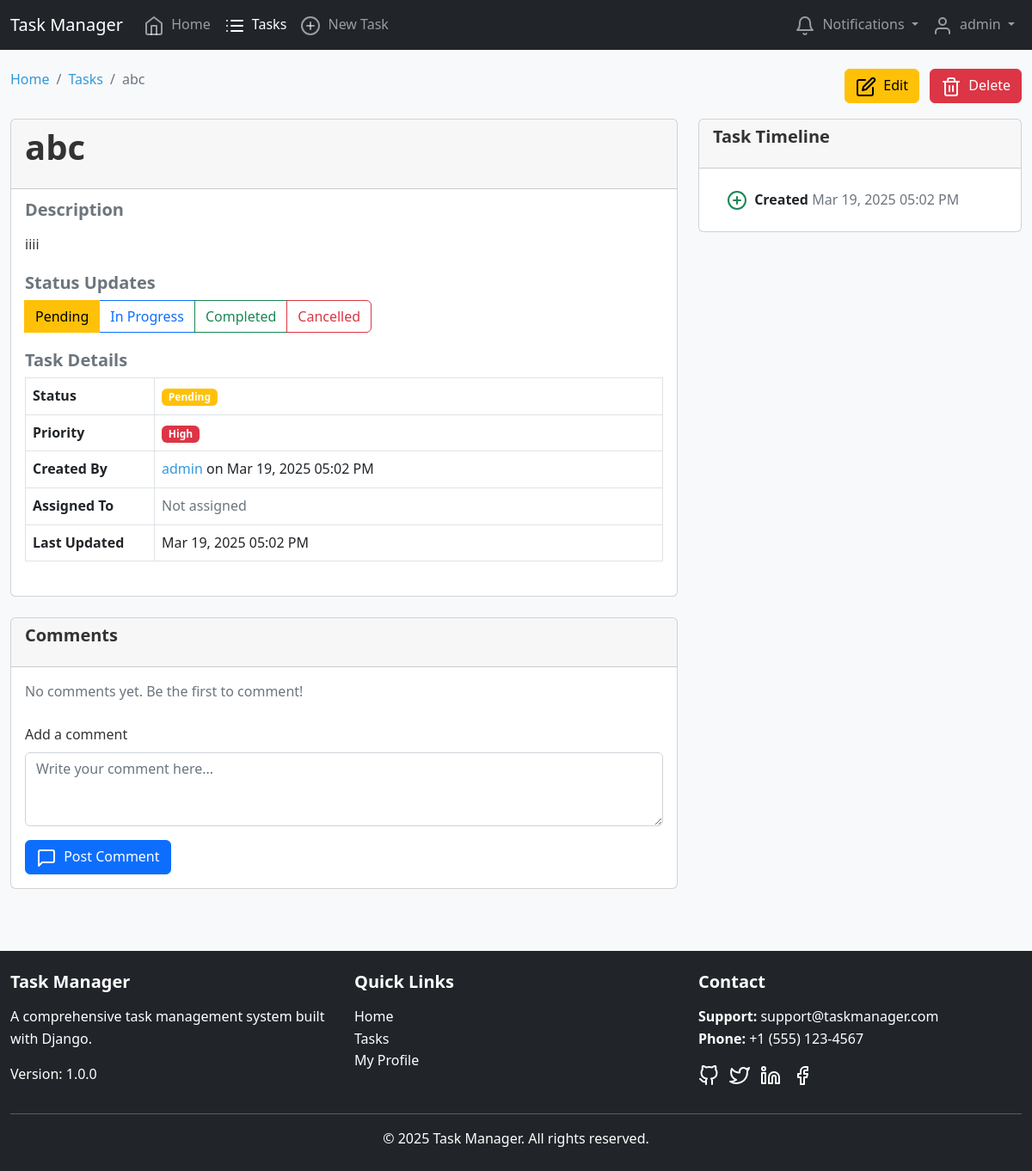
The page /tasks/1/ (signed in) on the database its author committed.
### core/models.py (models this page shows, shortened)
class Task(models.Model):
    PRIORITY_CHOICES = [
        ('low', 'Low'),
        ('medium', 'Medium'),
        ('high', 'High'),
    ]
    STATUS_CHOICES = [
        ('pending', 'Pending'),
        ('in_progress', 'In Progress'),
        ('completed', 'Completed'),
        ('cancelled', 'Cancelled'),
    ]
    title = models.CharField(max_length=200)
    description = models.TextField(blank=True, null=True)
    created_at = models.DateTimeField(auto_now_add=True)
    updated_at = models.DateTimeField(auto_now=True)
    due_date = models.DateTimeField(null=True, blank=True)
    priority = models.CharField(max_length=20, choices=PRIORITY_CHOICES, default='medium')
    status = models.CharField(max_length=20, choices=STATUS_CHOICES, default='pending')
    created_by = models.ForeignKey(User, on_delete=models.CASCADE, related_name='created_tasks')
    assigned_to = models.ForeignKey(User, on_delete=models.SET_NULL, null=True, blank=True, related_name='assigned_tasks')
    category = models.ForeignKey(TaskCategory, on_delete=models.SET_NULL, null=True, blank=True, related_name='tasks')
    tracker = FieldTracker()
    class Meta:
        ordering = ['-created_at']

### core/views.py (the view, shortened to what this page needs)
# urls.py: path('tasks/<int:pk>/', views.TaskDetailView.as_view(), name='task-detail'),
class TaskDetailView(LoginRequiredMixin, DetailView):
    model = Task
    template_name = 'core/task_detail.html'
    context_object_name = 'task'
    def get_context_data(self, **kwargs):
        context = super().get_context_data(**kwargs)
        context['comment_form'] = TaskCommentForm()
        return context

### core/forms.py
class TaskCommentForm(forms.ModelForm):
    class Meta:
        model = TaskComment
        fields = ['content']
        widgets = {
            'content': forms.Textarea(
                attrs={'rows': 3, 'class': 'form-control', 'placeholder': 'Write your comment here...'}
            ),
        }

### core/templatetags/core_extras.py (called while the page is built)
@register.filter
def unread_count(notifications):
    return notifications.filter(is_read=False).count()

@register.filter
def replace(value, arg):
    if len(arg.split(',')) != 2:
        return value
    old, new = arg.split(',')
    return value.replace(old, new)

### proj_template/context_processors.py (called while the page is built)
def global_settings(request):
    return {
        'SITE_NAME': settings.SITE_NAME,
        'SITE_VERSION': settings.SITE_VERSION,
        'DEBUG': settings.DEBUG,
    }

### templates/core/task_detail.html (shortened to what this page needs)
{% extends 'base.html' %}
{% block content %}
<div class="row mb-3">
    <div class="col-md-8">
        <nav aria-label="breadcrumb">
            <ol class="breadcrumb">
                <li class="breadcrumb-item"><a href="{% url 'home' %}">Home</a></li>
                <li class="breadcrumb-item"><a href="{% url 'task-list' %}">Tasks</a></li>
                <li class="breadcrumb-item active" aria-current="page">{{ task.title }}</li>
            </ol>
        </nav>
    </div>
    <div class="col-md-4 text-end">
        <a href="{% url 'task-update' task.id %}" class="btn btn-warning">
            <i data-feather="edit" class="me-1"></i> Edit
        </a>
        {% if task.created_by == user %}
            <a href="{% url 'task-delete' task.id %}" class="btn btn-danger ms-2">
                <i data-feather="trash-2" class="me-1"></i> Delete
            </a>
        {% endif %}
    </div>
</div>
<div class="row">
    <div class="col-md-8">
        <div class="card mb-4">
            <div class="card-header">
                <h1>{{ task.title }}</h1>
            </div>
            <div class="card-body">
                <div class="mb-4">
                    <h5 class="card-subtitle mb-2 text-muted">Description</h5>
                    <p class="card-text">{{ task.description|linebreaks }}</p>
                </div>
                <div class="mb-4">
                    <h5 class="card-subtitle mb-2 text-muted">Status Updates</h5>
                    <div class="btn-group" role="group" aria-label="Task status">
                        <button type="button" class="btn btn-outline-warning status-update-btn {% if task.status == 'pending' %}active{% endif %}"
                                data-task-id="{{ task.id }}" data-status="pending">
                            Pending
                        </button>
                        <button type="button" class="btn btn-outline-primary status-update-btn {% if task.status == 'in_progress' %}active{% endif %}"
                                data-task-id="{{ task.id }}" data-status="in_progress">
                            In Progress
                        </button>
                        <button type="button" class="btn btn-outline-success status-update-btn {% if task.status == 'completed' %}active{% endif %}"
                                data-task-id="{{ task.id }}" data-status="completed">
                            Completed
                        </button>
                        <button type="button" class="btn btn-outline-danger status-update-btn {% if task.status == 'cancelled' %}active{% endif %}"
                                data-task-id="{{ task.id }}" data-status="cancelled">
                            Cancelled
                        </button>
                    </div>
                </div>
                <div class="mb-4">
                    <h5 class="card-subtitle mb-2 text-muted">Task Details</h5>
                    <table class="table table-bordered">
                        <tbody>
                            <tr>
                                <th style="width: 150px;">Status</th>
                                <td>
                                    {% load core_extras %}
                                    <span id="status-badge-{{ task.id }}" class="badge bg-{% if task.status == 'pending' %}warning{% elif task.status == 'in_progress' %}primary{% elif task.status == 'completed' %}success{% elif task.status == 'cancelled' %}danger{% endif %}">
                                        {{ task.status|title|replace:"_," }}
                                    </span>
                                </td>
                            </tr>
                            <tr>
                                <th>Priority</th>
                                <td>
                                    <span class="badge bg-{% if task.priority == 'high' %}danger{% elif task.priority == 'medium' %}warning{% elif task.priority == 'low' %}info{% endif %}">
                                        {{ task.priority|title }}
                                    </span>
                                </td>
                            </tr>
                            <tr>
                                <th>Created By</th>
                                <td>
                                    <a href="{% url 'user-profile' task.created_by.username %}">
                                        {{ task.created_by.username }}
                                    </a>
                                    on {{ task.created_at|date:"M d, Y h:i A" }}
                                </td>
                            </tr>
                            <tr>
                                <th>Assigned To</th>
                                <td>
                                    {% if task.assigned_to %}
                                        <a href="{% url 'user-profile' task.assigned_to.username %}">
                                            {{ task.assigned_to.username }}
                                        </a>
                                    {% else %}
                                        <span class="text-muted">Not assigned</span>
                                    {% endif %}
                                </td>
                            </tr>
                            <tr>
                                <th>Last Updated</th>
                                <td>{{ task.updated_at|date:"M d, Y h:i A" }}</td>
                            </tr>
                        </tbody>
                    </table>
                </div>
            </div>
        </div>
        <div class="card mb-4">
            <div class="card-header">
                <h5>Comments</h5>
            </div>
            <div class="card-body">
                <div id="comments-container">
                    {% if task.comments.all %}
                        {% for comment in task.comments.all %}
                            <div class="comment">
                                <div class="comment-header">
                                    <span class="comment-author">{{ comment.user.username }}</span>
                                    <span class="comment-timestamp">{{ comment.created_at|date:"M d, Y h:i A" }}</span>
                                </div>
                                <div class="comment-content">
                                    {{ comment.content|linebreaks }}
                                </div>
                            </div>
                        {% endfor %}
                    {% else %}
                        <p class="text-muted">No comments yet. Be the first to comment!</p>
                    {% endif %}
                </div>
                <form method="post" id="comment-form" data-task-id="{{ task.id }}" class="mt-4">
                    <div class="mb-3">
                        <label for="id_content" class="form-label">Add a comment</label>
                        {{ comment_form.content }}
                    </div>
                    <button type="submit" class="btn btn-primary">
                        <i data-feather="message-square" class="me-1"></i> Post Comment
                    </button>
                </form>
            </div>
        </div>
    </div>
    <div class="col-md-4">
        <div class="card sticky-top" style="top: 80px;">
            <div class="card-header">
                <h5>Task Timeline</h5>
            </div>
            <div class="card-body">
                <ul class="list-group list-group-flush">
                    <li class="list-group-item">
                        <i data-feather="plus-circle" class="me-1 text-success"></i>
                        <strong>Created</strong>
                        <span class="text-muted">{{ task.created_at|date:"M d, Y h:i A" }}</span>
                    </li>
                </ul>
            </div>
        </div>
    </div>
</div>
{% endblock %}

### templates/navbar.html (shortened to what this page needs)
<nav class="navbar navbar-expand-lg navbar-dark bg-dark fixed-top">
    <div class="container">
        <a class="navbar-brand" href="{% url 'home' %}">
            {{ SITE_NAME }}
        </a>
        <div class="collapse navbar-collapse" id="navbarNav">
            <ul class="navbar-nav me-auto">
                <li class="nav-item">
                    <a class="nav-link {% if request.path == '/' %}active{% endif %}" href="{% url 'home' %}">
                        <i data-feather="home" class="me-1"></i> Home
                    </a>
                </li>
                {% if user.is_authenticated %}
                <li class="nav-item">
                    <a class="nav-link {% if '/tasks/' in request.path %}active{% endif %}" href="{% url 'task-list' %}">
                        <i data-feather="list" class="me-1"></i> Tasks
                    </a>
                </li>
                <li class="nav-item">
                    <a class="nav-link {% if '/task/create/' in request.path %}active{% endif %}" href="{% url 'task-create' %}">
                        <i data-feather="plus-circle" class="me-1"></i> New Task
                    </a>
                </li>
                {% endif %}
            </ul>
            <ul class="navbar-nav">
                {% if user.is_authenticated %}
                    <li class="nav-item dropdown">
                        <a class="nav-link dropdown-toggle position-relative" href="#" id="notificationsDropdown" role="button" data-bs-toggle="dropdown" aria-expanded="false">
                            <i data-feather="bell" class="me-1"></i> Notifications
                            {% load core_extras %}
                        </a>
                    </li>
                    <li class="nav-item dropdown">
                        <a class="nav-link dropdown-toggle" href="#" id="userDropdown" role="button" data-bs-toggle="dropdown" aria-expanded="false">
                            <i data-feather="user" class="me-1"></i> {{ user.username }}
                        </a>
                    </li>
                {% endif %}
            </ul>
        </div>
    </div>
</nav>

### static/css/main.css (style rules this page uses)
:root { --primary-color: #3498db; --secondary-color: #2ecc71; --danger-color: #e74c3c; --warning-color: #f39c12; --info-color: #1abc9c; --dark-color: #34495e; --light-color: #ecf0f1; --gray-color: #95a5a6; }
body { font-family: 'Segoe UI', Tahoma, Geneva, Verdana, sans-serif; line-height: 1.6; color: #333; background-color: #f8f9fa; padding-top: 56px; }
.container { max-width: 1200px; margin: 0 auto; }
h1, h2, h3, h4, h5, h6 { margin-bottom: 1rem; font-weight: 600; line-height: 1.2; }
a { color: var(--primary-color); text-decoration: none; }

### rows shown on the page
Task: title "abc", description "iiii", status "Pending", priority "High", created_by.username "admin", created_at "Mar 19, 2025 05:02 PM", updated_at "Mar 19, 2025 05:02 PM"

### other values the page prints
{{ SITE_NAME }} "Task Manager"
{{ user.username }} "admin"
{{ SITE_VERSION }} "1.0.0"
